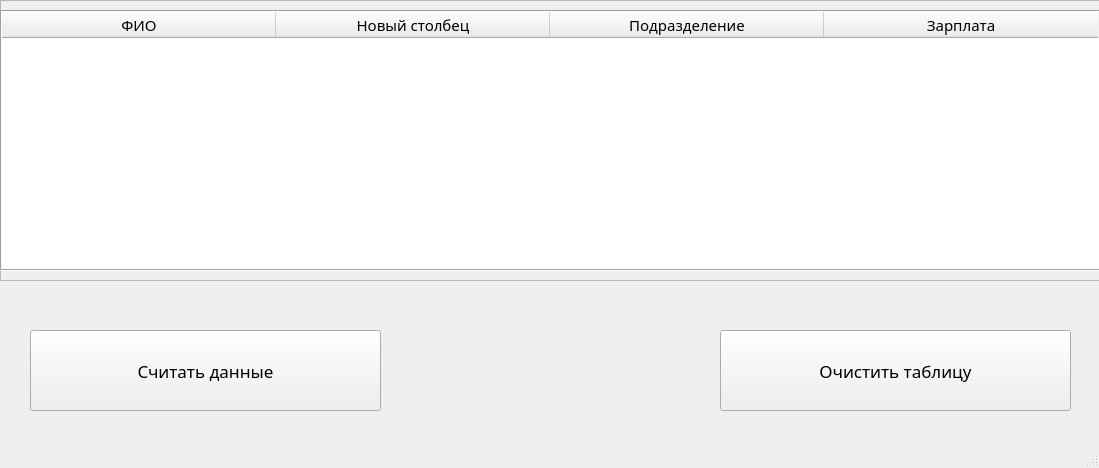
<?xml version="1.0" encoding="UTF-8"?>
<ui version="4.0">
 <class>MainWindow</class>
 <widget class="QMainWindow" name="MainWindow">
  <property name="enabled">
   <bool>true</bool>
  </property>
  <property name="geometry">
   <rect>
    <x>0</x>
    <y>0</y>
    <width>1099</width>
    <height>468</height>
   </rect>
  </property>
  <property name="windowTitle">
   <string>Список сотрудников</string>
  </property>
  <widget class="QWidget" name="centralwidget">
   <widget class="QFrame" name="frame">
    <property name="geometry">
     <rect>
      <x>0</x>
      <y>0</y>
      <width>1101</width>
      <height>281</height>
     </rect>
    </property>
    <property name="frameShape">
     <enum>QFrame::StyledPanel</enum>
    </property>
    <property name="frameShadow">
     <enum>QFrame::Raised</enum>
    </property>
    <widget class="QTableWidget" name="tableWidget">
     <property name="geometry">
      <rect>
       <x>0</x>
       <y>10</y>
       <width>1101</width>
       <height>261</height>
      </rect>
     </property>
     <property name="font">
      <font>
       <family>Rockwell</family>
       <pointsize>11</pointsize>
      </font>
     </property>
     <property name="frameShape">
      <enum>QFrame::Box</enum>
     </property>
     <property name="frameShadow">
      <enum>QFrame::Sunken</enum>
     </property>
     <property name="rowCount">
      <number>0</number>
     </property>
     <property name="columnCount">
      <number>4</number>
     </property>
     <attribute name="horizontalHeaderVisible">
      <bool>true</bool>
     </attribute>
     <attribute name="horizontalHeaderDefaultSectionSize">
      <number>274</number>
     </attribute>
     <column>
      <property name="text">
       <string>ФИО</string>
      </property>
     </column>
     <column>
      <property name="text">
       <string>Новый столбец</string>
      </property>
     </column>
     <column>
      <property name="text">
       <string>Подразделение</string>
      </property>
     </column>
     <column>
      <property name="text">
       <string>Зарплата</string>
      </property>
     </column>
    </widget>
   </widget>
   <widget class="QPushButton" name="pushButton_2">
    <property name="geometry">
     <rect>
      <x>720</x>
      <y>330</y>
      <width>351</width>
      <height>81</height>
     </rect>
    </property>
    <property name="font">
     <font>
      <family>Rockwell</family>
      <pointsize>13</pointsize>
      <weight>50</weight>
      <bold>false</bold>
     </font>
    </property>
    <property name="text">
     <string>Очистить таблицу</string>
    </property>
   </widget>
   <widget class="QPushButton" name="pushButton">
    <property name="geometry">
     <rect>
      <x>30</x>
      <y>330</y>
      <width>351</width>
      <height>81</height>
     </rect>
    </property>
    <property name="font">
     <font>
      <family>Rockwell</family>
      <pointsize>13</pointsize>
      <weight>50</weight>
      <bold>false</bold>
     </font>
    </property>
    <property name="text">
     <string>Считать данные</string>
    </property>
   </widget>
  </widget>
  <widget class="QMenuBar" name="menubar">
   <property name="geometry">
    <rect>
     <x>0</x>
     <y>0</y>
     <width>1099</width>
     <height>26</height>
    </rect>
   </property>
  </widget>
  <widget class="QStatusBar" name="statusbar"/>
 </widget>
 <resources/>
 <connections>
  <connection>
   <sender>pushButton_2</sender>
   <signal>clicked()</signal>
   <receiver>tableWidget</receiver>
   <slot>clearContents()</slot>
   <hints>
    <hint type="sourcelabel">
     <x>319</x>
     <y>349</y>
    </hint>
    <hint type="destinationlabel">
     <x>301</x>
     <y>222</y>
    </hint>
   </hints>
  </connection>
 </connections>
</ui>
